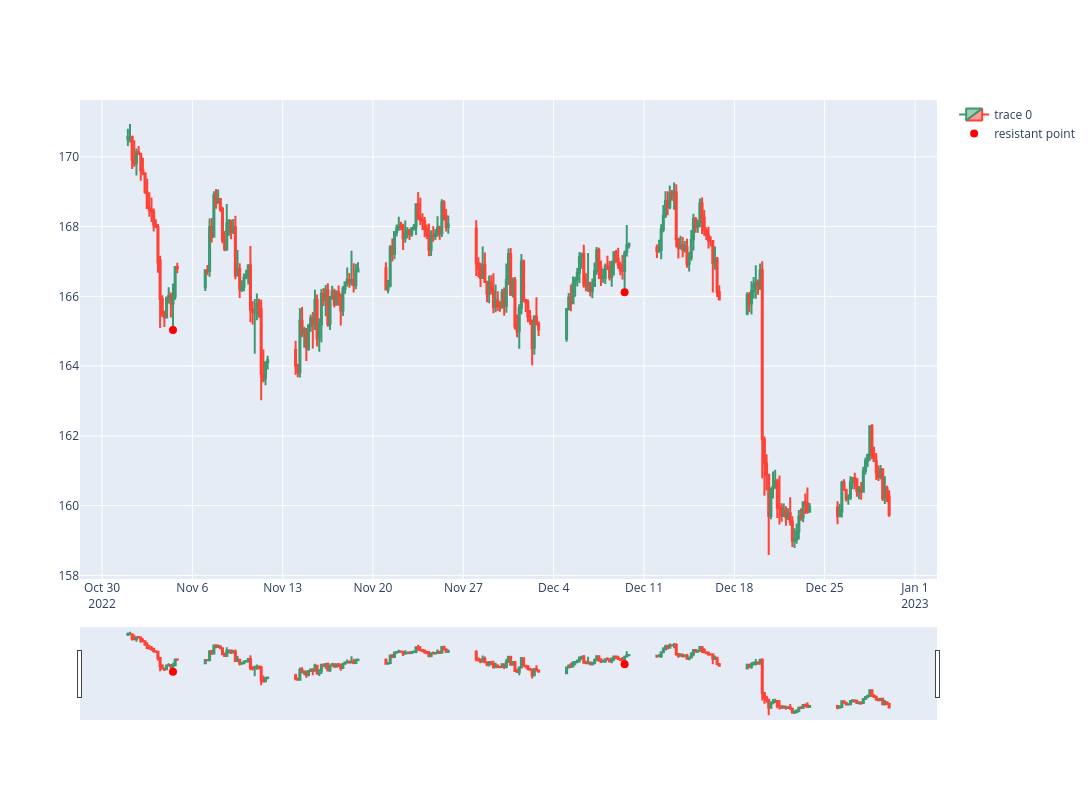

Source (notebook cell):
### Code cell
start_date_chart = '2022-11-1 00:00:00'
end_date_chart = '2022-12-30 00:00:00'
dfpl = df_h4.loc[start_date_chart : end_date_chart]#.set_index("Gmt time")

# Create a plot with 2 rows
fig = make_subplots(rows=1, cols=1)

# Add candlestick plot on the first row
fig.add_trace(go.Candlestick(x=dfpl.index,
                             open=dfpl['Open'],
                             high=dfpl['High'],
                             low=dfpl['Low'],
                             close=dfpl['Close']),
              row=1, col=1)

#Add markers for trade entry points on the same subplot
fig.add_trace(go.Scatter(x=dfpl.index, y=dfpl['resistant_point'], mode="markers",
                         marker=dict(size=8, color="red"),
                         name="resistant point"),
              row=1, col=1)

fig.update_layout(width=1500, height=800, sliders=[])
fig.show()

### Figure 1 — Plotly figure (JSON) as saved in the notebook; plotly's stock layout.template omitted (floating-point values rounded to 4 significant figures; data arrays with more than 128 entries replaced by an {"elided": "..."} marker saying what was removed)
{"data": [{"close": {"elided": "259 float values"}, "high": {"elided": "259 float values"}, "low": {"elided": "259 float values"}, "open": {"elided": "259 float values"}, "type": "candlestick", "x": {"elided": "259 str values"}, "xaxis": "x", "yaxis": "y"}, {"marker": {"color": "red", "size": 8}, "mode": "markers", "name": "resistant point", "type": "scatter", "x": {"elided": "259 str values"}, "xaxis": "x", "y": {"elided": "259 float values"}, "yaxis": "y"}], "layout": {"height": 800, "width": 1500, "xaxis": {"anchor": "y", "domain": [0, 1]}, "yaxis": {"anchor": "x", "domain": [0, 1]}}}
